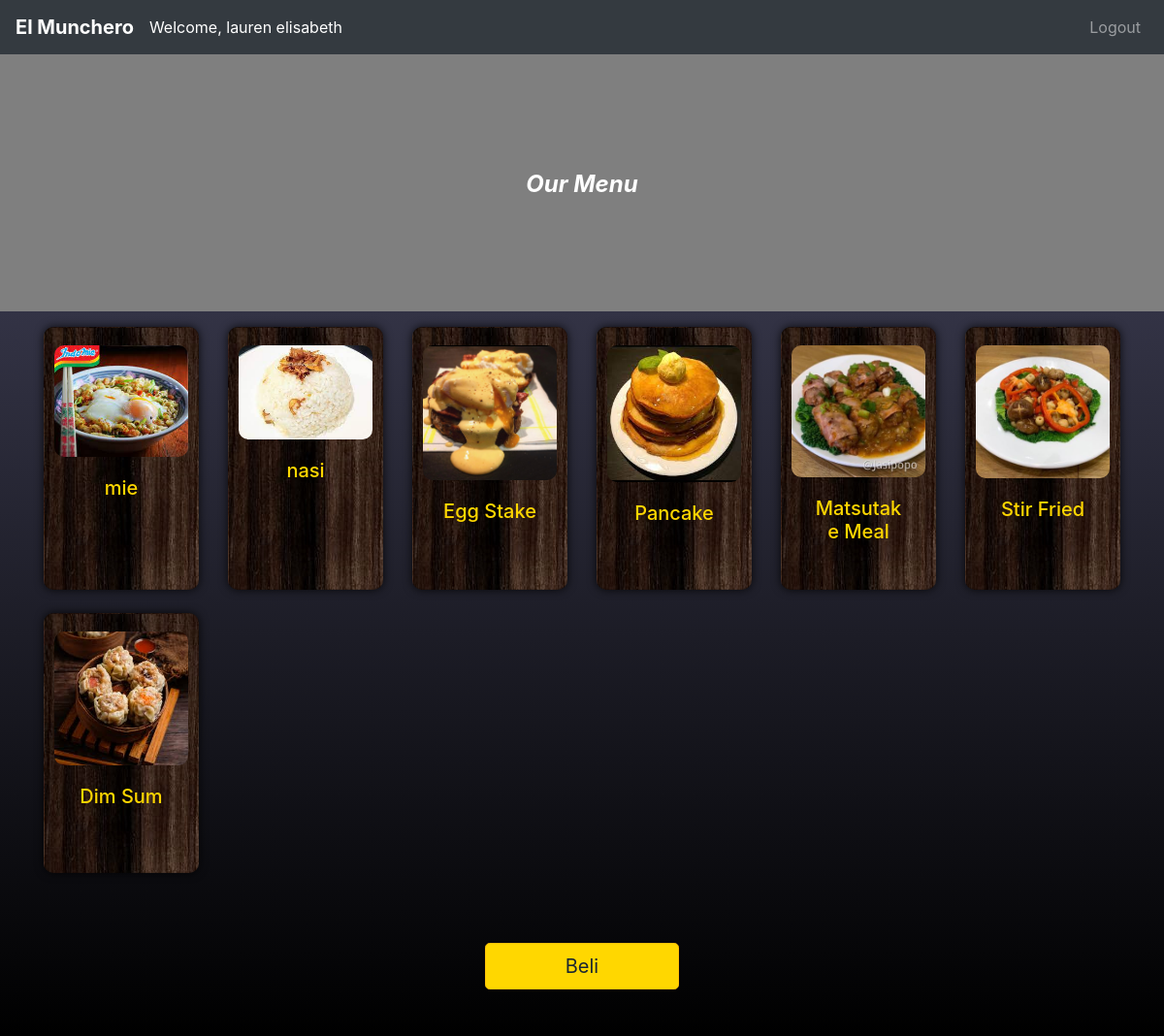
Screenshot of /user.php (signed in) with the database file from the repository.
### tables this page shows
CREATE TABLE `menu` (
  `id` int(11) NOT NULL,
  `name` varchar(100) DEFAULT NULL,
  `price` decimal(10,2) DEFAULT NULL,
  `description` text DEFAULT NULL,
  `image_path` varchar(255) DEFAULT NULL
);

### user.php (the view, shortened to what this page needs)
<?php
include 'db2.php';
$sql = "SELECT * FROM menu";
$result = $conn->query($sql);
$menus = [];
if ($result->num_rows > 0) {
    while ($row = $result->fetch_assoc()) {
        $menus[] = $row;
    }
}
?>
<!DOCTYPE html>
<html lang="en">
<head>
    <link href="https://cdn.jsdelivr.net/npm/bootstrap@5.3.0/dist/css/bootstrap.min.css" rel="stylesheet">
    <link href="https://cdn.jsdelivr.net/npm/aos@2.3.4/dist/aos.css" rel="stylesheet">
    <link rel="stylesheet" href="https://stackpath.bootstrapcdn.com/bootstrap/4.5.2/css/bootstrap.min.css">
</head>
<body>
<nav class="navbar navbar-expand-lg navbar-dark bg-dark">
    <a class="navbar-brand" href="user.php">El Munchero</a>
    <div class="collapse navbar-collapse" id="navbarNav">
        <div class="your_name">
            <span class="text-center name">Welcome, <?php echo $_SESSION['first_name'] . ' ' . $_SESSION['last_name']; ?></span>
        </div>
        <ul class="navbar-nav ml-auto">
            <li class="nav-item">
                <a class="nav-link" href="logout.php">Logout</a>
            </li>
        </ul>
    </div>
</nav>
<div class="container">
    <h3 class="text-center headuh">Our Menu</h3>
</div>
<div class="white-thingy">
    <div class="container mt-3">
        <div class="row">
            <?php foreach ($menus as $menu): ?>
            <div class="col-md-2 mb-4" data-aos="fade-up">
                <div class="card h-100">
                    <img src="<?php echo $menu['image_path']; ?>" class="card-img-top mx-auto mt-2"
                        alt="<?php echo $menu['name']; ?>">
                    <div class="card-body">
                        <h5 class="card-title text-center" style="color: #FFD700;"><?php echo $menu['name']; ?></h5>
                    </div>
                </div>
            </div>
            <?php endforeach; ?>
        </div>
        <div class="mt-5 mb-5 col-12 text-center">
        <button class="btn btn-warning btn-lg" onclick="submitOrder()" style="width: 200px; margin: 0 auto;">Beli</button>
        </div>
    </div>
</div>
</body>
</html>

### user.php (style rules this page uses)
body { background-image: url("img/le_menu.png"); background-color: rgba(0, 0, 0, 0.5); background-blend-mode: darken; background-size: cover; background-repeat: no-repeat; background-attachment: fixed; }
.card-img-top { max-width: 100%; height: auto; width: auto; max-height: 100%; text-align: center; border-radius: 10px; }
.navbar-brand { text-shadow: rgba(0, 0, 0, 0); font-weight: bold; color: #FFD700; transition: 0.3s; }
.btn { background-color: #FFD700; color: #1B2631; }
.card-title { color: #FFD700; height: 3rem; overflow: hidden; text-shadow: rgba(0, 0, 0, 0.7); }
.headuh { padding-top: 10vw; color: white; padding-bottom: 9vw; font-weight: bold; font-size: 2vw; font-style: italic; z-index: 2; }
.white-thingy { display: flex; background-color: white; justify-content: center; align-items: center; flex-direction: column; flex-grow: 1; background: linear-gradient(to bottom, #333345, #000000); }
.card { padding: 10px; background-image: url("img/woods.jpg"); border-radius: 10px; box-shadow: 0px 0px 10px rgba(0, 0, 0, 0.8); }
.your_name { justify-content: center; }
.name { color: white; }
.card-title { color: #FFD700; height: 3rem; }
.card-body { margin-bottom: 0px; }
.btn.btn-warning { transition: 0.3s; }

### rows the page displays
menu: image_path (picture), name "mie"
menu: image_path+name (picture), name "nasi"
menu: image_path+name (picture), name "Egg Stake"
menu: image_path (picture), name "Pancake"
menu: image_path (picture), name "Matsutake Meal…"
menu: image_path+name (picture), name "Stir Fried"
menu: image_path+name (picture), name "Dim Sum"

### other values shown
$_SESSION['first_name'] "lauren"
$_SESSION['last_name'] "elisabeth"
